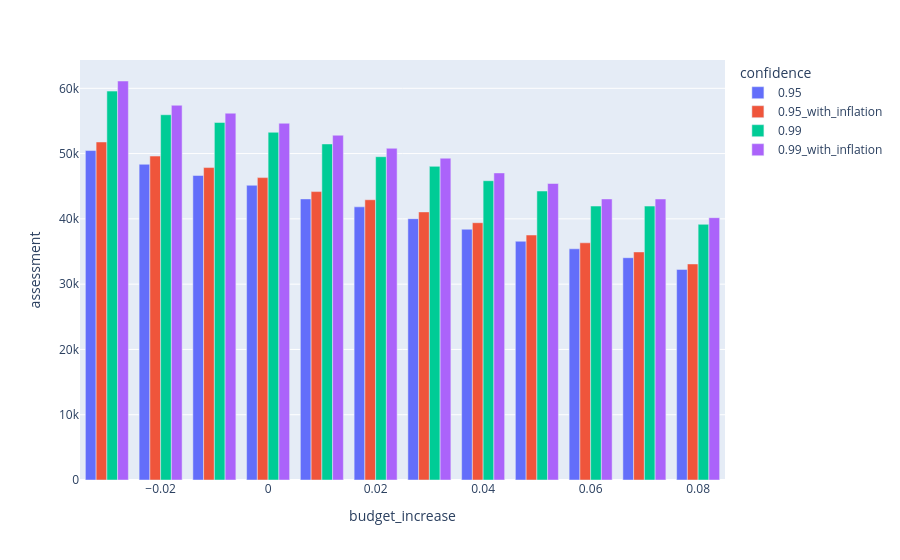

This figure's notebook cell:
### Code cell
px.bar(
    assessment_recommendations.sort('confidence'),
    "budget_increase",
    "assessment",
    "confidence",
    barmode="group",
)

### Figure 1 — Plotly figure (JSON) as saved in the notebook; plotly's stock layout.template omitted (floating-point values rounded to 4 significant figures)
{"data": [{"alignmentgroup": "True", "hovertemplate": "confidence=0.95<br>budget_increase=%{x}<br>assessment=%{y}<extra></extra>", "legendgroup": "0.95", "marker": {"color": "#636efa", "pattern": {"shape": ""}}, "name": "0.95", "offsetgroup": "0.95", "orientation": "v", "showlegend": true, "textposition": "auto", "type": "bar", "x": [0.0, 0.08, 0.07, -0.03, 0.01, 0.06, -0.02, 0.04, 0.05, 0.03, -0.01, 0.02], "xaxis": "x", "y": [45150.0, 32260.0, 34050.0, 50470.0, 43060.0, 35410.0, 48360.0, 38410.0, 36570.0, 40030.0, 46650.0, 41840.0], "yaxis": "y"}, {"alignmentgroup": "True", "hovertemplate": "confidence=0.95_with_inflation<br>budget_increase=%{x}<br>assessment=%{y}<extra></extra>", "legendgroup": "0.95_with_inflation", "marker": {"color": "#EF553B", "pattern": {"shape": ""}}, "name": "0.95_with_inflation", "offsetgroup": "0.95_with_inflation", "orientation": "v", "showlegend": true, "textposition": "auto", "type": "bar", "x": [0.0, 0.08, 0.07, -0.03, 0.01, 0.06, -0.02, 0.04, 0.05, 0.03, -0.01, 0.02], "xaxis": "x", "y": [46320.0, 33100.0, 34940.0, 51780.0, 44180.0, 36340.0, 49620.0, 39410.0, 37530.0, 41070.0, 47860.0, 42930.0], "yaxis": "y"}, {"alignmentgroup": "True", "hovertemplate": "confidence=0.99<br>budget_increase=%{x}<br>assessment=%{y}<extra></extra>", "legendgroup": "0.99", "marker": {"color": "#00cc96", "pattern": {"shape": ""}}, "name": "0.99", "offsetgroup": "0.99", "orientation": "v", "showlegend": true, "textposition": "auto", "type": "bar", "x": [0.0, 0.08, 0.07, -0.03, 0.01, 0.06, -0.02, 0.04, 0.05, 0.03, -0.01, 0.02], "xaxis": "x", "y": [53260.0, 39170.0, 41960.0, 59570.0, 51480.0, 41960.0, 55950.0, 45850.0, 44270.0, 48050.0, 54770.0, 49530.0], "yaxis": "y"}, {"alignmentgroup": "True", "hovertemplate": "confidence=0.99_with_inflation<br>budget_increase=%{x}<br>assessment=%{y}<extra></extra>", "legendgroup": "0.99_with_inflation", "marker": {"color": "#ab63fa", "pattern": {"shape": ""}}, "name": "0.99_with_inflation", "offsetgroup": "0.99_with_inflation", "orientation": "v", "showlegend": true, "textposition": "auto", "type": "bar", "x": [0.0, 0.08, 0.07, -0.03, 0.01, 0.06, -0.02, 0.04, 0.05, 0.03, -0.01, 0.02], "xaxis": "x", "y": [54650.0, 40180.0, 43050.0, 61120.0, 52820.0, 43060.0, 57410.0, 47040.0, 45420.0, 49290.0, 56190.0, 50810.0], "yaxis": "y"}], "layout": {"barmode": "group", "legend": {"title": {"text": "confidence"}, "tracegroupgap": 0}, "margin": {"t": 60}, "xaxis": {"anchor": "y", "domain": [0, 1], "title": {"text": "budget_increase"}}, "yaxis": {"anchor": "x", "domain": [0, 1], "title": {"text": "assessment"}}}}
